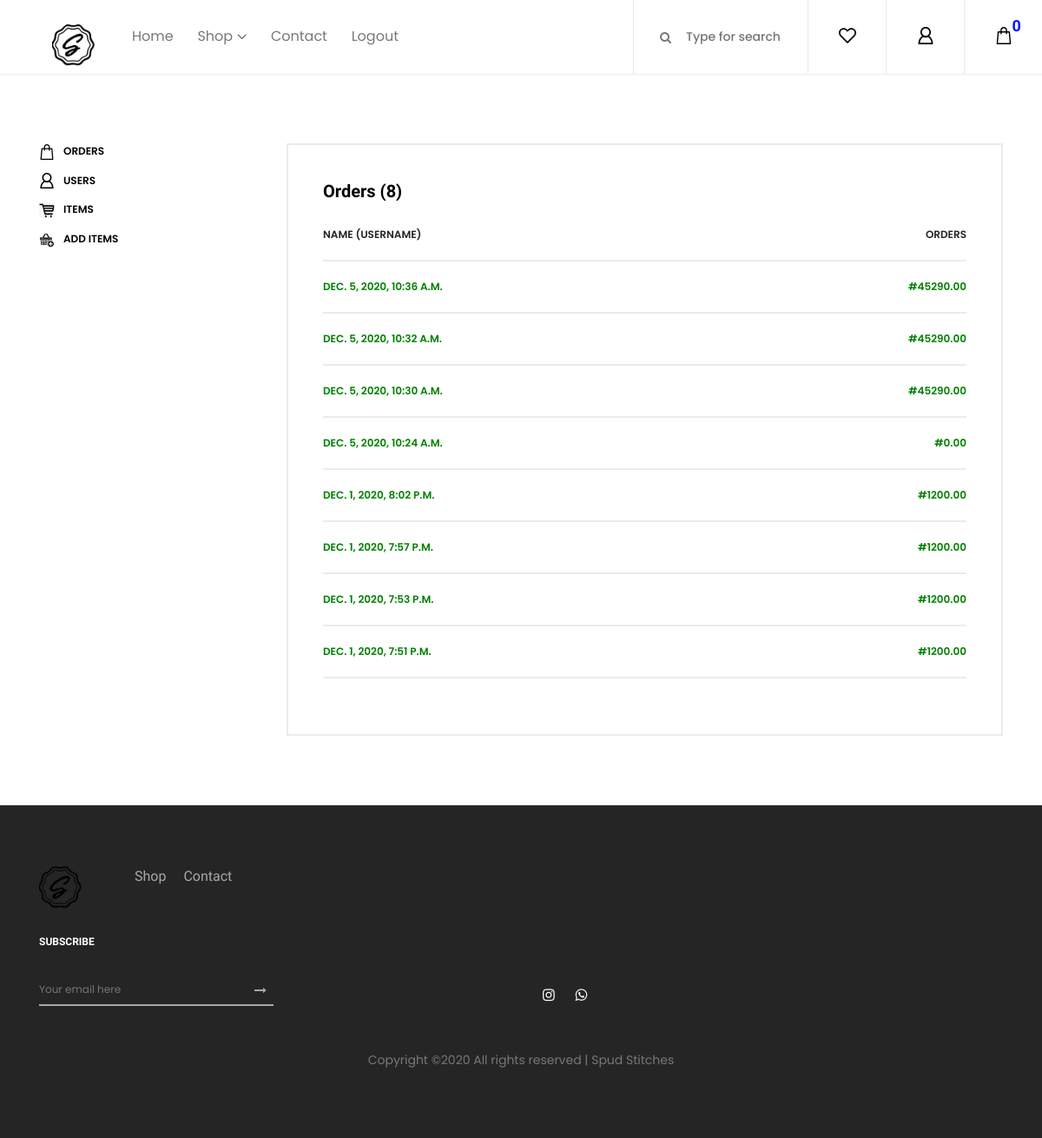
Page /superuser/ (signed in) on the committed database.
### index/models.py (models this page shows, shortened)
class Cart(models.Model):
	user = models.ForeignKey(User, on_delete=models.CASCADE)
	name = models.CharField(max_length=500) # First_name and last_name
	address = models.CharField(max_length=500)
	town = models.CharField(max_length=100)
	phoneno = models.CharField(max_length=20)
	email = models.CharField(max_length=50)
	delivered = models.BooleanField(default=False)
	date = models.DateTimeField(auto_now_add=True)
	total_price = models.DecimalField(decimal_places=2, max_digits=10, default=0)
	paymentmethod = models.CharField(max_length=30, default='ondelivery')
	paymentref = models.CharField(max_length=50, default='noref')

### index/views.py (the view)
# urls.py: path('superuser/', views.superOrders, name='superorders'),
def superOrders(request):
	if request.user.is_superuser:
		return render(request, 'superorders.html', {
			'title': 'Spud Orders',
			'tags': Tag.objects.all(),
			'cart': request.session.get('cart', {}),
			'carts': Cart.objects.all().order_by('-date')
			})
	messages.error(request,'Access Denied')
	return redirect(index)

### index/templates/superorders.html
{% extends 'base.html' %}
{% load static %}
{% block content %}
	<section class="shop_grid_area section-padding-80">
		<div class="container">
			<div class="row">
				<div class="col-12 col-md-4 col-lg-3">
					<div class="shop_sidebar_area">
						<div class="widget catagory mb-50">
							<div class="catagories-menu">
								<ul id="menu-content2" class="menu-content collapse show">
									<li data-toggle="collapse" data-target="#shoes" class="collapsed">
										<a href="{% url 'superorders' %}"><img src="{% static 'index/img/core-img/bag.svg' %}" class="dac-icons">Orders</a>
									</li>
									<li data-toggle="collapse" data-target="#accessories" class="collapsed">
										<a href="{% url 'superusers' %}"><img src="{% static 'index/img/core-img/user.svg' %}" class="dac-icons">Users</a>
									</li>
									<li data-toggle="collapse" data-target="#accessories" class="collapsed">
										<a href="{% url 'superitems' %}"><img src="{% static 'index/img/core-img/items.png' %}"  class="dac-icons">Items</a>
									</li>
									<li data-toggle="collapse" data-target="#accessories" class="collapsed">
										<a href="{% url 'superadd' %}"><img src="{% static 'index/img/core-img/plus.png' %}"  class="dac-icons">Add Items</a>
									</li>
								</ul>
							</div>
						</div>
					</div>
				</div>
				<div class="col-12 col-md-8 col-lg-9">
					<div class="order-details-confirmation">
                        <div class="cart-page-heading">
                            <h5>Orders ({{carts | length}})</h5>
                        </div>
                        <ul class="order-details-form mb-4">
                            <li><span>Name (username)</span> <span>Orders</span></li>
                        	{% for cart in carts %}
                        		{% if cart.delivered %}
                            		<li><span><a href="{% url 'superorder' cart.pk %}">{{cart.date}}</a></span> <span>#{{cart.total_price}}</span></li>
                        		{% else %}
                        			<li><span><a href="{% url 'superorder' cart.pk %}" class="notdelivered">{{cart.date}}</a></span> <span class="notdelivered">#{{cart.total_price}}</span></li>
                        		{% endif %}
                        	{% endfor %}
                        </ul>
                    </div>
				</div>
			</div>
		</div>
	</section>
{% endblock %}

### index/static/index/css/core-style.css (style rules this page uses)
* { margin: 0; padding: 0; }
body { font-family: "Poppins", sans-serif; font-size: 14px; background-color: #ffffff; margin-top: 85px; }
h1, h2, h3, h4, h5, h6 { color: #000000; line-height: 1.3; font-weight: 700; font-family: "Ubuntu", sans-serif; }
a { -webkit-transition: all 500ms ease 0s; transition: all 500ms ease 0s; text-decoration: none; outline: 0 solid transparent; color: #000000; font-weight: 600; font-size: 12px; }
ul, ol { margin: 0; }
ul li, ol li { list-style: none; }
img { height: auto; max-width: 100%; }
.mb-50 { margin-bottom: 50px !important; }
.section-padding-80 { padding-top: 80px; padding-bottom: 80px; }
.widget { position: relative; z-index: 1; }
.widget .catagories-menu li > a { text-transform: uppercase; font-size: 12px; margin-bottom: 15px; display: block; }
.order-details-confirmation { width: 100%; border: 2px solid #ebebeb; padding: 40px; }
.order-details-confirmation .order-details-form li { display: -webkit-box; display: -ms-flexbox; display: flex; -webkit-box-align: center; -ms-flex-align: center; -ms-grid-row-align: center; align-items: center; -webkit-box-pack: justify; -ms-flex-pack: justify; justify-content: space-between; margin-bottom: 0; font-size: 12px; text-transform: uppercase; padding: 20px 0; border-bottom: 2px solid #ebebeb; font-weight: 600; }

### index/static/index/css/dac.css (style rules this page uses)
.dac-icons { width: 18px; height: 18px; margin-right: 10px; }
.notdelivered { color: green; }

### index/templates/base.html (style rules this page uses)
.notdelivered { color: green; }

### rows in the picture
Cart: date "DEC. 5, 2020, 10:36 A.M.", total_price "45290.00"
Cart: date "DEC. 5, 2020, 10:32 A.M.", total_price "45290.00"
Cart: date "DEC. 5, 2020, 10:30 A.M.", total_price "45290.00"
Cart: date "DEC. 5, 2020, 10:24 A.M.", total_price "0.00"
Cart: date "DEC. 1, 2020, 8:02 P.M.", total_price "1200.00"
Cart: date "DEC. 1, 2020, 7:57 P.M.", total_price "1200.00"
Cart: date "DEC. 1, 2020, 7:53 P.M.", total_price "1200.00"
Cart: date "DEC. 1, 2020, 7:51 P.M.", total_price "1200.00"

### other values in the picture
{{ cart | length }} "0"
{{ carts | length }} "8"
